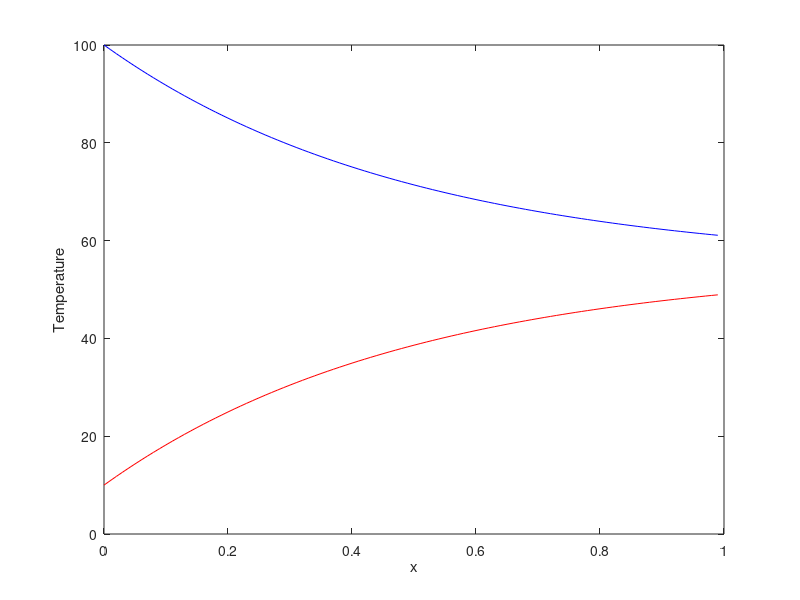
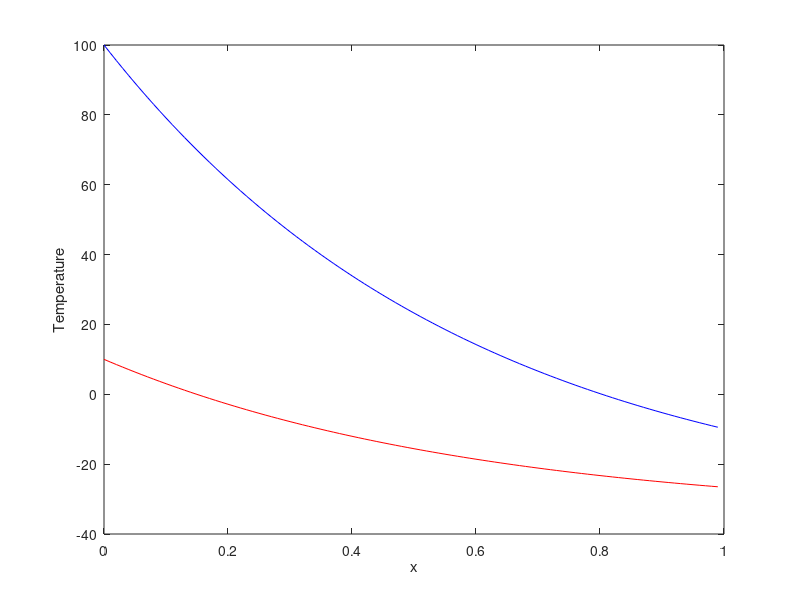

These figures' MATLAB source, in order:
%Oleoduc
clear

%variable
d=0.1;
e=0.05;
Text=-15;
L=1;
m=6.4;
h=0.01;
q1=0.01;
q2=0.01;
Nx=100;

T1(1)=100;
T2(1)=10;

x(1)=0;
for i=2:Nx
    x(i)=x(i-1)+(L/Nx);
end


%solution num?rique
for i=2:Nx
    T1(i)=T1(i-1)-(L/Nx)*(h/q1)*(T1(i-1)-T2(i-1));
    T2(i)=T2(i-1)-(L/Nx)*(h/q2)*(T2(i-1)-T1(i-1));
end
    

figure(1)
plot(x,T1,'b',x,T2,'r')
xlabel('x')
ylabel('Temperature')

%contre courant
q1=0.004;
q2=-0.012;
T2(1)=10;
%solution num?rique
for i=2:Nx
    T1(i)=T1(i-1)-(L/Nx)*(h/q1)*(T1(i-1)-T2(i-1));
    T2(i)=T2(i-1)-(L/Nx)*(h/q2)*(T2(i-1)-T1(i-1));
end

figure(2)
plot(x,T1,'b',x,T2,'r')
xlabel('x')
ylabel('Temperature')